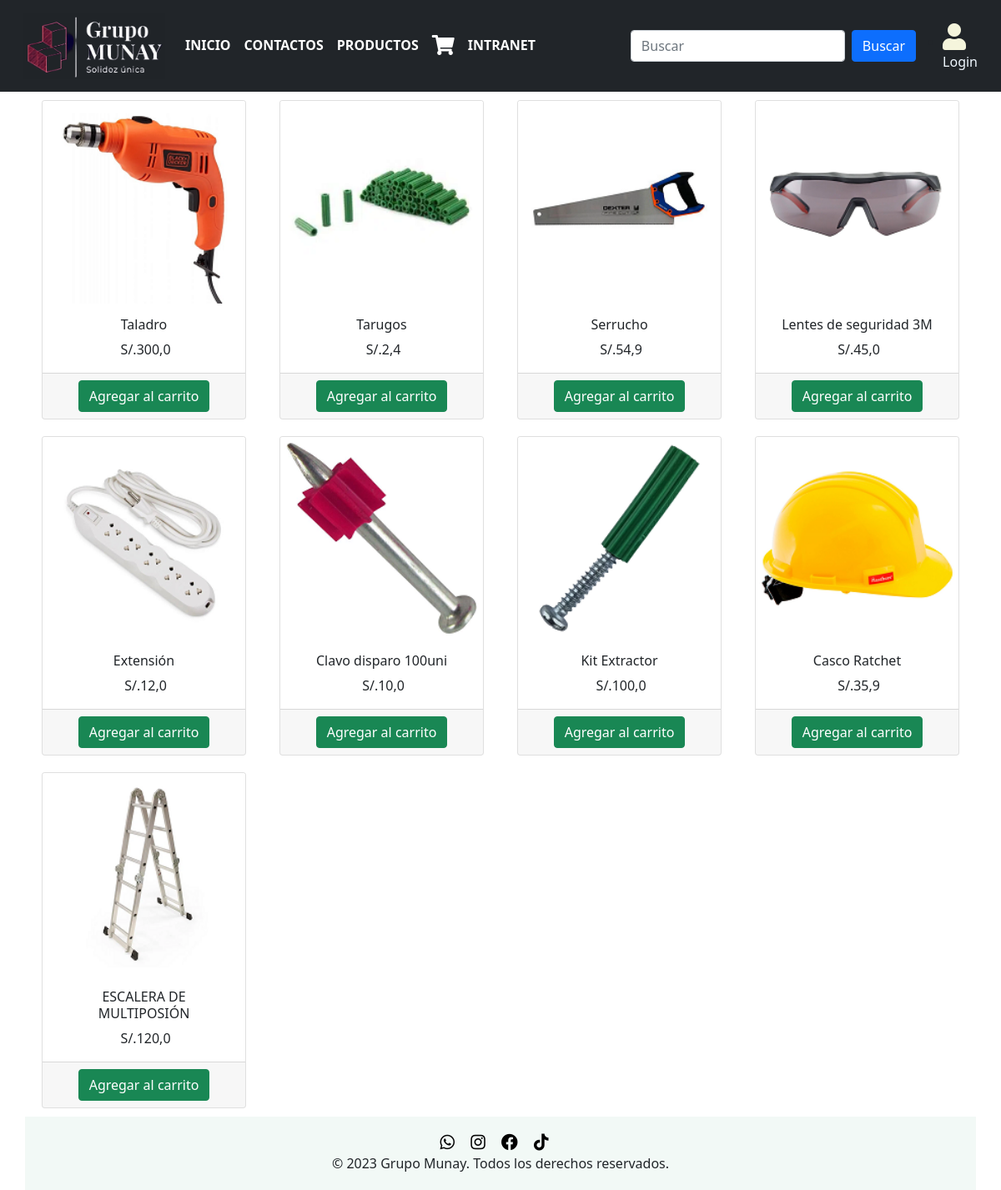
The app's page /tienda/ with its own data.
### tienda/models.py (models this page shows)
class Producto(models.Model):
    nombre=models.CharField(max_length=30)
    categorias=models.ForeignKey(Categoria, on_delete=models.CASCADE)
    imagen=models.ImageField(upload_to='tienda')
    precio=models.FloatField()
    stock = models.IntegerField()
    disponibilidad=models.BooleanField(default=True)
    created=models.DateTimeField(auto_now_add=True)
    updated=models.DateTimeField(auto_now_add=True)
    class Meta:
        verbose_name="producto"
        verbose_name_plural="productos"

### tienda/views.py (the view)
# urls.py: path('', views.Tienda, name='tienda'),
def Tienda(request):
    productos = Producto.objects.all()
    if request.method == 'POST':
        dato = request.POST.get('prod')
        productos = Producto.objects.filter(nombre__icontains=dato)
        return render(request, 'tienda/tienda.html', {"productos":productos, "query":dato})
    else:
        return render(request, 'tienda/tienda.html', {"productos":productos})

### carro/context_processor.py (called while the page is built)
def importe_total_carro(request):
    total=0
    if request.user.is_authenticated:
        for key, value in request.session["carro"].items():
            total=total+(float(value["precio"]))
    return{"importe_total_carro":total}

### tienda/templates/tienda/tienda.html (shortened to what this page needs)
{% extends 'ProyectoWebApp/base.html' %}
{% load static %}
{% block content %}
{% if productos %}
<div class="container">
  <div class="row">
    {% for producto in productos %}
    <div class="col-md-3">
      <div class="card" style="margin: 10px 8px;">
        <img src="{{producto.imagen.url}} " class="card-img-top">
        <div class="card-body" style="text-align: center;">
          <h6 class="card-title">{{producto.nombre}}</h6>
          <p class="card-text"> &nbsp;S/.{{producto.precio}}</p>
        </div>
        <div class="card-footer text-center">
          <a href="{% url 'carro:agregar' producto.id %}" class="btn btn-success">Agregar al carrito</a>
        </div>
      </div>
    </div>
    {% endfor %}
  {% else %}
   <h1 class="alert alert-danger text-center">No se encontro el producto</h1>
  </div>
</div>
{% endif %}
{% endblock %}

### ProyectoWebApp/templates/ProyectoWebApp/base.html (shortened to what this page needs)
<!DOCTYPE html>
<html lang="en">
<head>
  <link rel="stylesheet" href="https://cdnjs.cloudflare.com/ajax/libs/font-awesome/5.15.3/css/all.min.css">
  <link rel="stylesheet" href="https://cdn.jsdelivr.net/npm/sweetalert2@11/dist/sweetalert2.min.css">
  <link rel="stylesheet" href="https://use.fontawesome.com/releases/v5.8.1/css/all.css"
>
  <link rel="stylesheet" href="https://cdnjs.cloudflare.com/ajax/libs/animate.css/3.7.0/animate.min.css">
  {% load static %}
  <link rel="stylesheet" href="{% static 'ProyectoWepApp/vendor/bootstrap.min.css' %}">
  <link href="https://cdn.jsdelivr.net/npm/bootstrap@5.0.2/dist/css/bootstrap.min.css" rel="stylesheet"
>
</head>
<body>
  <nav class="navbar navbar-expand-lg navbar-light bg-dark ">
    <div class="container-fluid ">
      <a class="navbar-brand" href="{% url 'inicio' %}"><img src="{% static 'ProyectoWebApp/img/munay.png' %}"
          width="170px"></a>
      <div class="collapse navbar-collapse" id="navbarSupportedContent">
        <ul class="navbar-nav me-auto mb-2 mb-lg-0">
          <li class="nav-item">
            <a class="nav-link" aria-current="page" href="{% url 'inicio' %}">INICIO</a>
          </li>
          <li class="nav-item">
            <a class="nav-link" href="{% url 'contactos' %}">CONTACTOS</a>
          </li>
          <li class="nav-item">
            <a class="nav-link" href="{% url 'tienda' %}">PRODUCTOS</a>
          </li>
          <li class="nav-item">
            <div>
              {% if importe_total_carro > 0.0 %}
              <a class="nav-link" aria-current="page" href="{% url 'carro' %}"><i style="color: rgb(100, 22, 48)"  class="fas fa-shopping-cart carrito"></i></a>
              {% else %}
                <a class="nav-link" aria-current="page" href="{% url 'carro' %}"><i  class="fas fa-shopping-cart carrito"></i></a>
              {% endif %}
            </div>
          </li>
          <li class="nav-item">
            <a class="nav-link" href="{% url 'admin:index' %}">INTRANET</a>
          </li>
        </ul>
        <form class="d-flex" method="POST"  action="{% url 'tienda' %}"> {% csrf_token %}
          <input class="form-control me-2" type="search" placeholder="Buscar" aria-label="Search" name="prod">
          <button class="btn btn-primary" type="submit" class="boton">Buscar</button>
        </form>
        <div>
          <ul style="margin-top: 20px;">
            <li><a href="{% url 'logear' %}"><i class="fas fa-user fa-2x" style="color: beige;"></i></a></i></li>
            {% if user.is_authenticated %}
              <p style="color: aliceblue; text-align: center; ">{{user.username}} &nbsp; &nbsp; <a style="color: aliceblue; text-decoration: none" href="{% url 'cerrar_sesion' %}" >Cerrar sesion</a> </p>
            {% else %}
              <a href="{% url 'logear' %}" style="color: aliceblue; text-align: center; text-decoration: none">Login</a>
            {% endif %}
          </ul>
        </div>
      </div>
    </div>
  </nav>
{% block content%}{% endblock %}
<br>
<br>
<footer class="footer">
  <div class="social-icons">
    <a href="https://wa.me/967473498" target="_blank"><i class="fab fa-whatsapp"></i></a>
    <a href="https://www.instagram.com/tu_usuario" target="_blank"><i class="fab fa-instagram"></i></a>
    <a href="https://www.facebook.com/tu_usuario" target="_blank"><i class="fab fa-facebook"></i></a>
    <a href="https://www.tiktok.com/@tu_usuario" target="_blank"><i class="fab fa-tiktok"></i></a>
  </div>
  <p>&copy; 2023 Grupo Munay.  Todos los derechos reservados.</p>
</footer>
</body>
</html>

### ProyectoWebApp/templates/ProyectoWebApp/base.html (style rules this page uses)
.nav-link { color: white !important; }
.nav-link { font-weight: bold !important; }
.carrito { font-size: 1.5em !important; }
.footer { background-color: #f2f9f6; padding: 20px; text-align: center; }
.footer p { margin: 0; }
.social-icons a { color: #000; text-decoration: none; margin-right: 10px; }
.social-icons i { font-size: 20px; margin-right: 5px; }

### records on screen
Producto: imagen (picture), nombre "Taladro", precio "300,0"
Producto: imagen (picture), nombre "Tarugos", precio "2,4"
Producto: imagen (picture), nombre "Serrucho", precio "54,9"
Producto: imagen (picture), nombre "Lentes de seguridad 3M", precio "45,0"
Producto: imagen (picture), nombre "Extensión", precio "12,0"
Producto: imagen (picture), nombre "Clavo disparo 100uni", precio "10,0"
Producto: imagen (picture), nombre "Kit Extractor", precio "100,0"
Producto: imagen (picture), nombre "Casco Ratchet", precio "35,9"
Producto: imagen (picture), nombre "ESCALERA DE MULTIPOSIÓN", precio "120,0"
